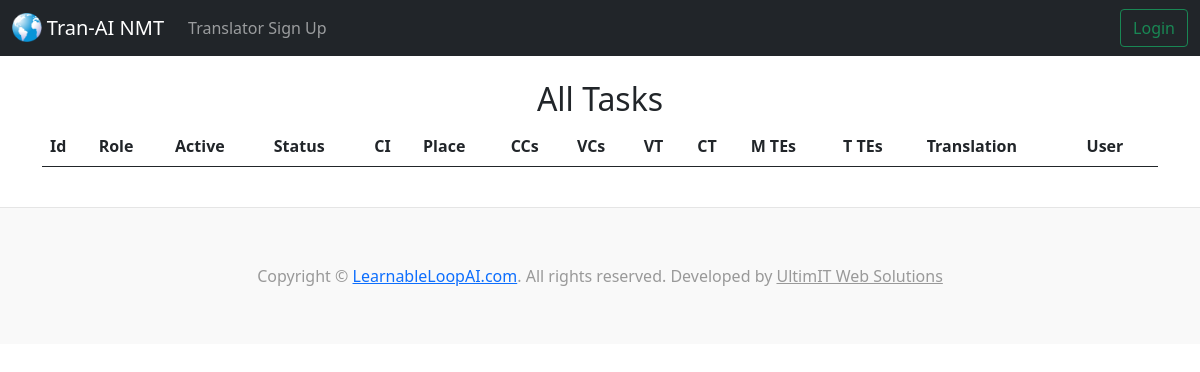
The page /tasks/ on the database as committed earlier.
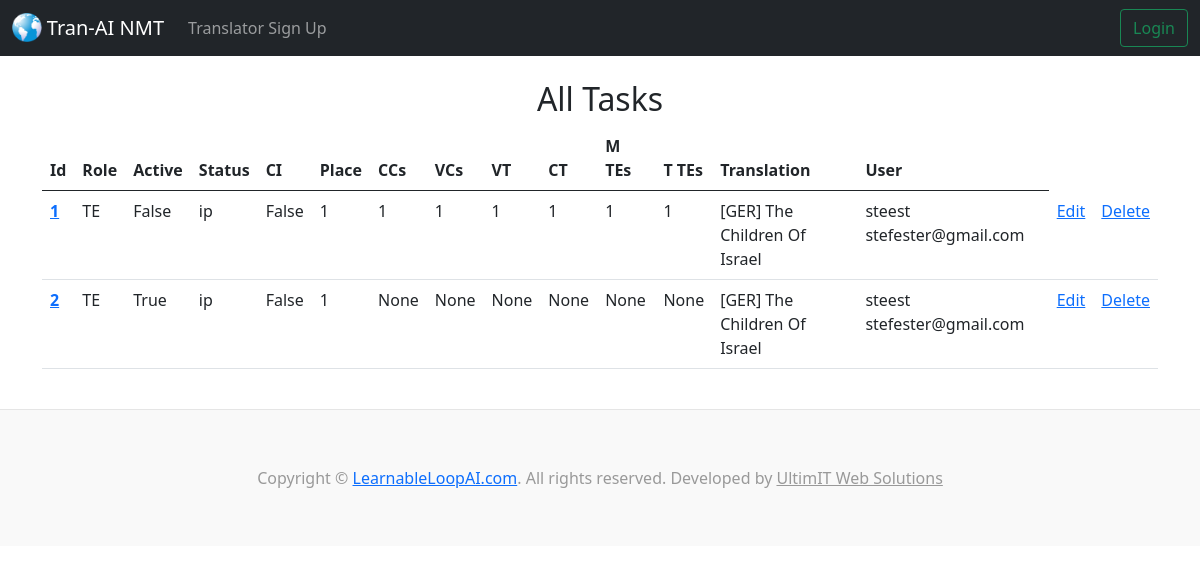
The same page on the database as committed later.
### tranai/models.py (models this page shows, shortened)
class Task(models.Model):
  class Role(models.TextChoices):
    EP = 'EP', _('English Provider (EP)')
    EE = 'EE', _('English Editor (EE)')
    NT = 'NT', _('No Translator (NT)')
    MT = 'MT', _('Machine Translator (MT)')
    HT = 'HT', _('Human Translator (HT)')
    TE = 'TE', _('Translation Editor (TE)')
    SE = 'SE', _('Scripture Editor (SE)')
    PE = 'PE', _('Poetry Editor (PE)')
    CE = 'CE', _('Chief Editor (CE)')
    LA = 'LA', _('Language Administrator (LA)')
  class Status(models.TextChoices):
    ip = 'ip', _('In Process (ip)')
    cd = 'cd', _('Completed (cd)')
    te = 'te', _('TE editing (te)')
    ce = 'ce', _('CE editing (ce)')
    qe = 'qe', _('QE editing (qe)')
    pg = 'pg', _('Publishing (pg)')
    pd = 'pd', _('Published (pd)')
    pr = 'pr', _('Pruned (pr)')
  translation = models.ForeignKey(Translation, blank=False, null=False, on_delete=models.DO_NOTHING, related_name='tasks')
  user = models.ForeignKey(User, blank=False, null=False, on_delete=models.DO_NOTHING, related_name='tasks')
  role = models.CharField('Role', max_length=2, validators=[MinLengthValidator(2), MaxLengthValidator(2)], choices=Role.choices, default=Role.TE, blank=False, null=False,)
  active = models.BooleanField('Active', default=False)
  place = models.IntegerField('Place', default=1, validators=[MinValueValidator(1)], blank=False, null=False,)
  ci = models.BooleanField('Content imported', default=False)
  status = models.CharField('Status', max_length=2, validators=[MinLengthValidator(2), MaxLengthValidator(2)], choices=Status.choices, default=Status.ip, blank=False, null=False,)
  ccs = models.IntegerField('Final Create additions', blank=True, null=True,)
  ccs_k = models.IntegerField('- by klearing', blank=True, null=True,)
  ccs_m = models.IntegerField('- by modding', blank=True, null=True,)
  vcs = models.IntegerField('Final Vote additions', blank=True, null=True,)
  vcs_a = models.IntegerField('- by accepting', blank=True, null=True,)
  vcs_c = models.IntegerField('- by creating', blank=True, null=True,)
  vcs_t = models.IntegerField('- by topping', blank=True, null=True,)
  vcs_p = models.IntegerField('- by picking', blank=True, null=True,)
  ct = models.IntegerField('Final Create time (s)', blank=True, null=True,)
  vt = models.IntegerField('Final Vote time (s)', blank=True, null=True,)
  majtes = models.IntegerField('Final Majority Top Changes', blank=True, null=True,)
  tietes = models.IntegerField('Final Tie Top Changes', blank=True, null=True,)
  notes = models.CharField('Notes', max_length=200, blank=True, null=True,)

class Translation(models.Model):
  class Transcription(models.TextChoices):
    ANDES = 'A', _('Andes')
    MAMALIS = 'M', _('Mamalis')
  lan = models.CharField('Language', max_length=3)
  tran_title = models.CharField('Translated title', max_length=70)
  descrip = models.TextField('Description', blank=True, null=True, max_length=500)
  blkc = models.IntegerField('Block count')
  subc = models.IntegerField('Sub-block count')
  senc = models.IntegerField('Sentence count')
  xcrip = models.CharField('Transcription', max_length=1, choices=Transcription.choices, default=Transcription.ANDES, blank=False,)
  li = models.BooleanField('Lookup imported (eng) / translate contributions randomized (oth)')
  pubdate = models.DateField('Publication date')
  version = models.CharField('Version', max_length=20)
  document = models.ForeignKey(Document, blank=True, null=True, on_delete=models.CASCADE, related_name='translations')
  eng_tran = models.ForeignKey('self', blank=True, null=True, on_delete=models.CASCADE,)
  def __str__(self):
    return self.tran_title

class User(models.Model):
  email = models.EmailField('Email')
  username = models.CharField('Username', max_length=30)
  admin = models.BooleanField('Admin', default=False)
  cur_assign_id = models.IntegerField('current Assignment ID', blank=True, null=True)
  def __str__(self):
    return self.username + ' ' + self.email

### tranai/views.py (the view)
# urls.py: path('tasks/', views.index_tasks, name='index-tasks'),
def index_tasks(request):
  task_list = Task.objects.all()
  return render(request, 'tranai/index_tasks.html', {'task_list': task_list})

### tranai/templates/tranai/index_tasks.html
{% extends 'tranai/base.html' %}
{% block content %}
<center><h2>All Tasks</h2></center>
<table class="table table-hover">
  <thead>
    <tr>
      <th scope="col">Id</th>
      <th scope="col">Role</th>
      <th scope="col">Active</th>
      <th scope="col">Status</th>
      <th scope="col">CI</th>
      <th scope="col">Place</th>
      <th scope="col">CCs</th>
      <th scope="col">VCs</th>
      <th scope="col">VT</th>
      <th scope="col">CT</th>
      <th scope="col">M TEs</th>
      <th scope="col">T TEs</th>
      <th scope="col">Translation</th>
      <th scope="col">User</th>
    </tr>
  </thead>
  <tbody>
{% for task in task_list %}
    <tr>
      <th scope="row"><a href="{% url 'show-task' task.id %}">{{ task.id }}</a></th>
      <td>{{ task.role }}</td>
      <td>{{ task.active }}</td>
      <td>{{ task.status }}</td>
      <td>{{ task.ci }}</td>
      <td>{{ task.place }}</td>
      <td>{{ task.ccs }}</td>
      <td>{{ task.vcs }}</td>
      <td>{{ task.vt }}</td>
      <td>{{ task.ct }}</td>
      <td>{{ task.majtes }}</td>
      <td>{{ task.tietes }}</td>
      <td>{{ task.translation }}</td>
      <td>{{ task.user }}</td>
      <td><a href="{% url 'update-task' task.id %}">Edit</a></td>
      <td><a href="{% url 'delete-task' task.id %}">Delete</a></td>
    </tr>
{% endfor %}
  </tbody>
</table>
{% endblock %}

Rows that differ between the two databases and show on the page:
added Task: id "1", role "TE", active "False", status "ip", ci "False", place "1", ccs "1", vcs "1", vt "1", ct "1", majtes "1", tietes "1", translation "[GER] The Children Of Israel", user "steest stefester@gmail.com"
added Task: id "2", role "TE", active "True", status "ip", ci "False", place "1", ccs "None", vcs "None", vt "None", ct "None", majtes "None", tietes "None", translation "[GER] The Children Of Israel", user "steest stefester@gmail.com"
